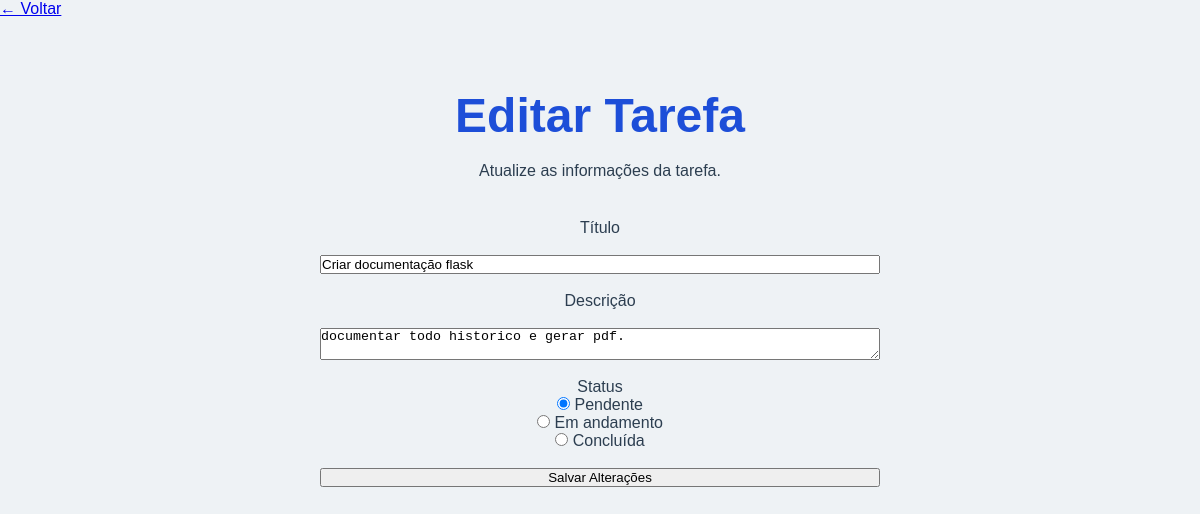
Page /editar/10 on the committed database.
### tables this page shows
CREATE TABLE tarefas (

            id INTEGER PRIMARY KEY AUTOINCREMENT,

            titulo TEXT NOT NULL,

            descricao TEXT NOT NULL,

            status TEXT NOT NULL

        );

### src/app.py (the view, shortened to what this page needs)
@app.route("/editar/<int:id>", methods=["GET", "POST"])
@app.route("/editar/<int:id>", methods=["GET", "POST"])
def atualizar_tarefa(id):
    tarefa = buscar_tarefa(id)
    return render_template(
        "editar_tarefa.html",
        tarefa=tarefa
    )

### src/database.py (called while the page is built)
def buscar_tarefa(id):
    conexao = sqlite3.connect("taskflow.db")
    conexao.row_factory = sqlite3.Row
    cursor = conexao.cursor()
    cursor.execute(
        "SELECT * FROM tarefas WHERE id = ?",
        (id,)
    )
    tarefa = cursor.fetchone()
    conexao.close()
    return tarefa

### src/templates/editar_tarefa.html (shortened to what this page needs)
<!DOCTYPE html>
<html lang="pt-BR">
<head>
    <link rel="stylesheet" href="../static/css/style.css">
</head>
<body>
    <a href="/tarefas" class="back-link">← Voltar</a>
    <main>
        <section class="form-container">
            <h1>Editar Tarefa</h1>
            <p>
                Atualize as informações da tarefa.
            </p>
            <form method="POST">
                <label for="titulo">Título</label>
                <input
                    type="text"
                    id="titulo"
                    name="titulo"
                    value="{{ tarefa.titulo }}"
                    required
                >
                <label for="descricao">Descrição</label>
                <textarea
                    id="descricao"
                    name="descricao"
                    required
                >{{ tarefa.descricao }}</textarea>
                <div class="status-group">
                    <label>Status</label>
                    <div>
                        <input
                            type="radio"
                            id="pendente"
                            name="status"
                            value="pendente"
                            {% if tarefa.status == "pendente" %}checked{% endif %}
                        >
                        <label for="pendente">Pendente</label>
                    </div>
                    <div>
                        <input
                            type="radio"
                            id="andamento"
                            name="status"
                            value="em_andamento"
                        >
                        <label for="andamento">Em andamento</label>
                    </div>
                    <div>
                        <input
                            type="radio"
                            id="concluida"
                            name="status"
                            value="concluida"
                        >
                        <label for="concluida">Concluída</label>
                    </div>
                </div>
                <button type="submit">
                    Salvar Alterações
                </button>
            </form>
        </section>
    </main>
</body>
</html>

### src/static/css/style.css (style rules this page uses)
* { margin: 0; padding: 0; box-sizing: border-box; }
body { font-family: Arial, Helvetica, sans-serif; background-color: #eef2f5; color: #2c3e50; }
main { display: flex; justify-content: center; padding: 50px 20px; }
.form-container { width: 100%; max-width: 600px; padding: 20px; text-align: center; }
form { display: flex; flex-direction: column; gap: 18px; margin-top: 30px; }
.hero h1, .form-container h1, .tasks-container h1 { font-size: 3rem; color: #1d4ed8; margin-bottom: 15px; }
.hero p, .form-container p { font-size: 1rem; line-height: 1.6; margin-bottom: 35px; }

### rows in the picture
tarefas: titulo "Criar documentação flask", descricao "documentar todo historico e gerar pdf.", status "☑ Pendente", status "☐ Em andamento", status "☐ Concluída"
